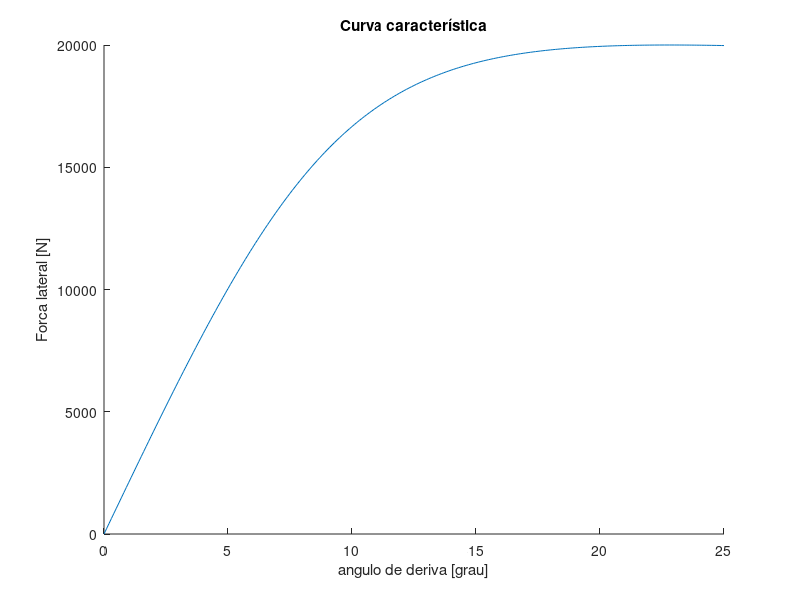

MATLAB code to generate this figure:
%clear,clc
%% Força lateral do modelo de Pacejka
% Parâmetros do pneu

% Condições nominais
Fz0 = 25000; % Carga vertical nominal
muy0 = 0.8; % Coeficiente de atrito nominal

% Coeficientes experimentais
Cy = 1.3;
Ey = -1;
c1 = 3.8;
c2 = 1.33;

% Condições de operação
muy = 0.8;
FzF = 25000;

% Ângulo
ALPHA = (0:0.1:25)*pi/180;

Cfa = c1*c2*Fz0*sin(2*atan(FzF/(c2*Fz0))); % Cfa em função de Fz

Cfa0 = c1*c2*Fz0*sin(2*atan(Fz0/(c2*Fz0))); % Cfa para Fz0

alphaeq = Cfa/Cfa0*muy0/muy*Fz0/FzF*ALPHA; % alpha equivalente

Dy0 = muy0*Fz0;

By0 = Cfa0/(Cy*Dy0); % Stiffness factor

Fy0 = Dy0*sin(Cy*atan(By0*alphaeq-Ey*(By0*alphaeq-atan(By0*alphaeq))));

FyF = muy/muy0*FzF/Fz0*Fy0;

%% Resultados

figure(1)
hold on
plot(ALPHA*180/pi,FyF)
title('Curva característica')
xlabel('angulo de deriva [grau]')
ylabel('Forca lateral [N]')